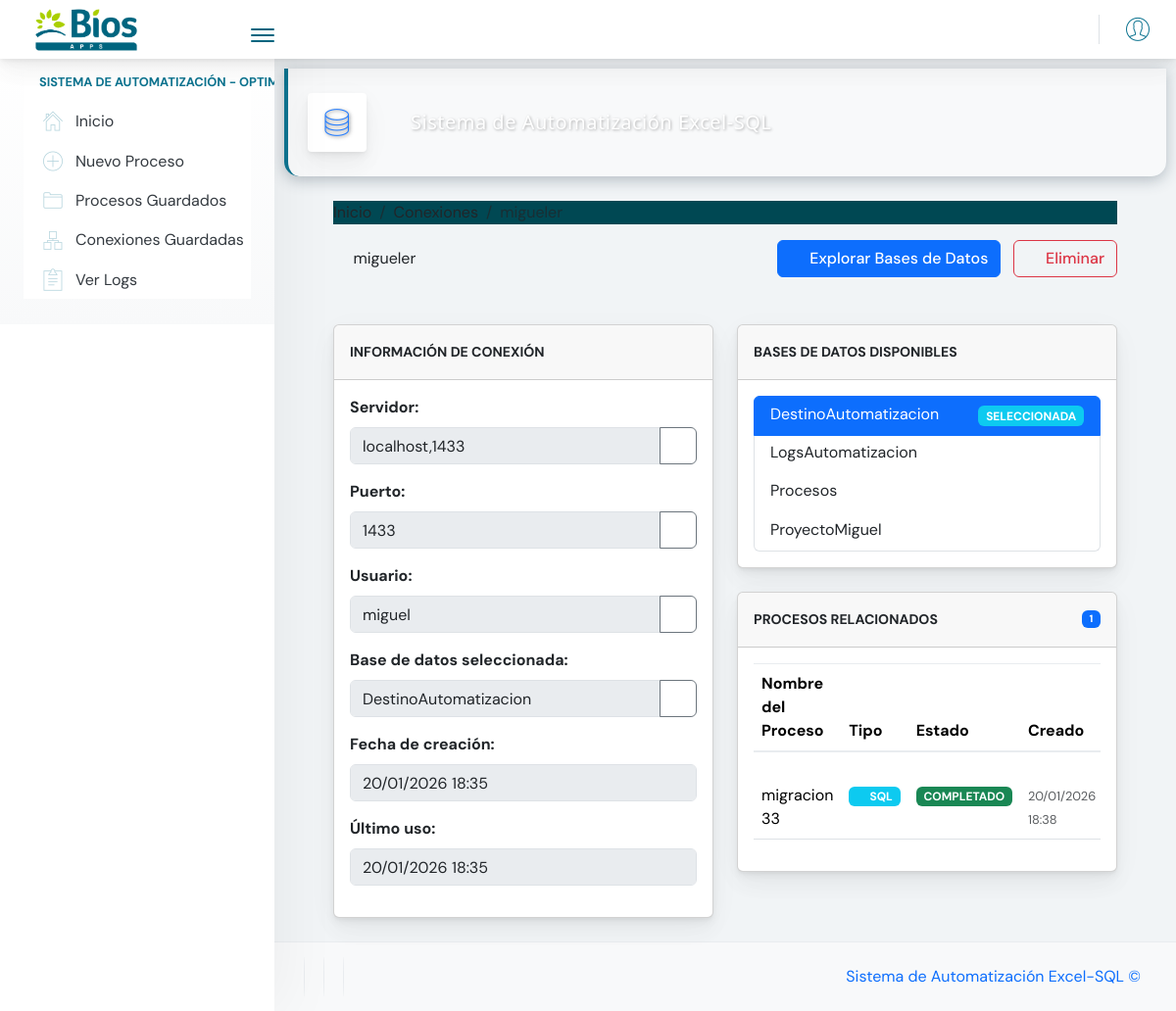
Screenshot of /automatizacion/sql/connection/80/ with the database file from the repository.
### automatizacion/models.py (models this page shows, shortened)
class DatabaseConnection(models.Model):
    name = models.CharField(max_length=100, unique=True)
    server = models.CharField(max_length=255)
    username = models.CharField(max_length=100)
    password = models.CharField(max_length=255)
    port = models.IntegerField(default=1433)
    created_at = models.DateTimeField(auto_now_add=True)
    last_used = models.DateTimeField(null=True, blank=True)
    selected_database = models.CharField(max_length=100, blank=True, null=True)
    available_databases = models.JSONField(null=True, blank=True)

class MigrationProcess(models.Model):
    STATUS_CHOICES = [
        ('draft', 'Borrador'),
        ('db_selected', 'Base de datos seleccionada'),
        ('tables_selected', 'Tablas seleccionadas'),
        ('columns_selected', 'Columnas seleccionadas'),
        ('configured', 'Configurado'),
        ('validated', 'Validado'),
        ('ready', 'Listo para ejecutar'),
        ('running', 'En ejecución'),
        ('completed', 'Completado'),
        ('failed', 'Fallido'),
    ]
    name = models.CharField(max_length=255, unique=True)
    description = models.TextField(blank=True, null=True)
    source = models.ForeignKey(DataSource, on_delete=models.CASCADE, related_name='processes')
    selected_sheets = models.JSONField(null=True, blank=True)  # Lista de hojas seleccionadas
    selected_database = models.CharField(max_length=100, blank=True, null=True)  # Base de datos seleccionada
    selected_tables = models.JSONField(null=True, blank=True)  # Lista de tablas seleccionadas
    selected_columns = models.JSONField(null=True, blank=True)  # Dict de columnas seleccionadas por tabla/hoja
    column_mappings = models.JSONField(null=True, blank=True)  # Dict de mapeos: {'tabla': {'nombre_original': 'nombre_personalizado'}}
    target_db_name = models.CharField(max_length=100, default='DestinoAutomatizacion')
    target_db_connection = models.ForeignKey(DatabaseConnection, on_delete=models.SET_NULL, null=True, blank=True, related_name='target_processes')
    target_table = models.CharField(max_length=100, blank=True, null=True)  # Tabla de destino
    status = models.CharField(max_length=20, choices=STATUS_CHOICES, default='draft')
    created_at = models.DateTimeField(auto_now_add=True)
    updated_at = models.DateTimeField(auto_now=True)  # Se actualiza automáticamente en cada save()
    last_run = models.DateTimeField(null=True, blank=True)
    allow_rollback = models.BooleanField(default=True)
    last_checkpoint = models.JSONField(null=True, blank=True)  # Para almacenar puntos de restauración
    type_configuration = models.JSONField(null=True, blank=True)  # Configuración de tipos SQL inferidos por columna
    types_inferred_at = models.DateTimeField(null=True, blank=True)  # Timestamp de cuándo se infirieron los tipos
    def save(self, *args, **kwargs):
        """
        Sobrescribe el método save() para sincronizar automáticamente con SQL Server.

        Cada vez que un proceso se crea o modifica en Django, se refleja también
        en la tabla dbo.ProcesosGuardados de SQL Server para trazabilidad.

        ⚠️ Importante: La sincronización ocurre DESPUÉS del save en Django,
        por lo que si falla la sincronización con SQL Server, el proceso igual
        quedará guardado en Django (modelo robusto).
        """
        super().save(*args, **kwargs)
        try:
            from .process_sync import sync_process_to_sqlserver
            if self._state.adding:
                observaciones = f"Proceso creado en Django (ID Django: {self.id})"
            else:
                observaciones = f"Proceso actualizado en Django (ID Django: {self.id})"
            exito, mensaje, proceso_id_sql = sync_process_to_sqlserver(
                self,
                usuario='sistema',
                observaciones=observaciones
            )
            if exito:
                print(f"✅ Sincronización SQL Server exitosa: {mensaje}")
            else:
                print(f"⚠️ Advertencia: No se pudo sincronizar con SQL Server: {mensaje}")
        except Exception as e:
            print(f"⚠️ Error inesperado sincronizando con SQL Server: {str(e)}")
            import logging
            logger = logging.getLogger(__name__)
            logger.error(f"Error sincronizando proceso {self.name} con SQL Server", exc_info=True)

### automatizacion/views.py (the view)
# urls.py: path('sql/connection/<int:connection_id>/', views.view_connection, name='view_connection'),
@log_operation("Vista de conexiÃ³n SQL")
def view_connection(request, connection_id):
    connection = get_object_or_404(DatabaseConnection, pk=connection_id)
    related_processes = MigrationProcess.objects.filter(
        source__connection=connection
    ).select_related('source').order_by('-created_at')
    context = {
        'connection': connection,
        'related_processes': related_processes,
        'process_count': related_processes.count()
    }
    return render(request, 'automatizacion/view_connection.html', context)

### automatizacion/logs/utils.py (called while the page is built)
    def iniciar(self, parametros=None):
        import uuid
        self.tiempo_inicio = time.time()
        self.parametros = parametros or {}
        self.proceso_id = str(uuid.uuid4())  # Generar UUID único
        log = ProcesoLog(
            ProcesoID=self.proceso_id,  # Usar el UUID generado
            NombreProceso=self.nombre_proceso[:255],  # Usar campo NombreProceso
            FechaEjecucion=datetime.datetime.now(),
            Estado="Iniciando"[:20],  # Solo el estado, sin el nombre del proceso
            ParametrosEntrada=json.dumps(self.parametros) if self.parametros else None,
            DuracionSegundos=0,
            MensajeError=None
        )
        log.save(using='logs')
        return self.proceso_id

### automatizacion/web_logger.py (called while the page is built)
def registrar_proceso_web(nombre_proceso, usuario=None, datos_adicionales=None):
    parametros = datos_adicionales or {}
    if usuario and not usuario.is_anonymous:
        parametros['usuario'] = {
            'id': usuario.id,
            'username': usuario.username,
            'email': usuario.email if hasattr(usuario, 'email') else None
        }
    try:
        logger = ProcesoLogger(nombre_proceso)
        proceso_id = logger.iniciar(parametros=parametros)
        return logger, proceso_id
    except Exception as e:
        print(f"ERROR al registrar proceso en SQL Server: {str(e)}")
        return None, None

### proyecto_automatizacion/templates/automatizacion/view_connection.html (shortened to what this page needs)
{% extends "base.html" %}
{% block content %}
<div class="row mb-4">
    <div class="col-md-12">
        <nav aria-label="breadcrumb">
            <ol class="breadcrumb">
                <li class="breadcrumb-item"><a href="{% url 'automatizacion:index' %}">Inicio</a></li>
                <li class="breadcrumb-item"><a href="{% url 'automatizacion:list_connections' %}">Conexiones</a></li>
                <li class="breadcrumb-item active">{{ connection.name }}</li>
            </ol>
        </nav>
        <div class="d-flex justify-content-between align-items-center mb-4">
            <h2><i class="fas fa-database me-2"></i>{{ connection.name }}</h2>
            <div>
                <a href="{% url 'automatizacion:list_sql_databases' connection.id %}" class="btn btn-primary">
                    <i class="fas fa-table me-2"></i>Explorar Bases de Datos
                </a>
                <a href="#" class="btn btn-outline-danger ms-2" data-bs-toggle="modal" data-bs-target="#deleteModal">
                    <i class="fas fa-trash me-2"></i>Eliminar
                </a>
            </div>
        </div>
    </div>
</div>
<div class="row">
    <div class="col-md-6">
        <div class="card mb-4">
            <div class="card-header">
                <h5 class="mb-0">Información de Conexión</h5>
            </div>
            <div class="card-body">
                <div class="mb-3">
                    <label class="form-label fw-bold">Servidor:</label>
                    <div class="input-group">
                        <input type="text" class="form-control" value="{{ connection.server }}" readonly>
                        <button class="btn btn-outline-secondary copy-btn" type="button" data-value="{{ connection.server }}">
                            <i class="fas fa-copy"></i>
                        </button>
                    </div>
                </div>
                <div class="mb-3">
                    <label class="form-label fw-bold">Puerto:</label>
                    <div class="input-group">
                        <input type="text" class="form-control" value="{{ connection.port }}" readonly>
                        <button class="btn btn-outline-secondary copy-btn" type="button" data-value="{{ connection.port }}">
                            <i class="fas fa-copy"></i>
                        </button>
                    </div>
                </div>
                <div class="mb-3">
                    <label class="form-label fw-bold">Usuario:</label>
                    <div class="input-group">
                        <input type="text" class="form-control" value="{{ connection.username }}" readonly>
                        <button class="btn btn-outline-secondary copy-btn" type="button" data-value="{{ connection.username }}">
                            <i class="fas fa-copy"></i>
                        </button>
                    </div>
                </div>
                <div class="mb-3">
                    <label class="form-label fw-bold">Base de datos seleccionada:</label>
                    <div class="input-group">
                        <input type="text" class="form-control" value="{{ connection.selected_database|default:'Ninguna' }}" readonly>
                        {% if connection.selected_database %}
                        <button class="btn btn-outline-secondary copy-btn" type="button" data-value="{{ connection.selected_database }}">
                            <i class="fas fa-copy"></i>
                        </button>
                        {% endif %}
                    </div>
                </div>
                <div class="mb-3">
                    <label class="form-label fw-bold">Fecha de creación:</label>
                    <div class="input-group">
                        <input type="text" class="form-control" value="{{ connection.created_at|date:'d/m/Y H:i' }}" readonly>
                    </div>
                </div>
                <div class="mb-3">
                    <label class="form-label fw-bold">Último uso:</label>
                    <div class="input-group">
                        <input type="text" class="form-control" value="{{ connection.last_used|date:'d/m/Y H:i'|default:'Nunca' }}" readonly>
                    </div>
                </div>
            </div>
        </div>
    </div>
    <div class="col-md-6">
        <div class="card mb-4">
            <div class="card-header">
                <h5 class="mb-0">Bases de Datos Disponibles</h5>
            </div>
            <div class="card-body">
                {% if connection.available_databases %}
                    <div class="list-group">
                        {% for db in connection.available_databases %}
                            <a href="{% url 'automatizacion:select_database' connection.id %}?selected_database={{ db }}"
                                class="list-group-item list-group-item-action {% if connection.selected_database == db %}active{% endif %}">
                                <div class="d-flex w-100 justify-content-between align-items-center">
                                    <h6 class="mb-1">{{ db }}</h6>
                                    {% if connection.selected_database == db %}
                                        <span class="badge bg-info">Seleccionada</span>
                                    {% endif %}
                                </div>
                            </a>
                        {% endfor %}
                    </div>
                {% else %}
                    <div class="alert alert-warning">
                        No hay bases de datos disponibles o no se ha realizado una conexión exitosa.
                    </div>
                {% endif %}
            </div>
        </div>
        <div class="card">
            <div class="card-header d-flex justify-content-between align-items-center">
                <h5 class="mb-0">Procesos Relacionados</h5>
                <span class="badge bg-primary">{{ process_count }}</span>
            </div>
            <div class="card-body">
                {% if related_processes %}
                    <div class="table-responsive">
                        <table class="table table-hover">
                            <thead>
                                <tr>
                                    <th>Nombre del Proceso</th>
                                    <th>Tipo</th>
                                    <th>Estado</th>
                                    <th>Creado</th>
                                </tr>
                            </thead>
                            <tbody>
                                {% for process in related_processes %}
                                <tr>
                                    <td>
                                        <a href="{% url 'automatizacion:view_process' process.id %}" class="text-decoration-none">
                                            <i class="fas fa-cog me-1"></i>{{ process.name }}
                                        </a>
                                    </td>
                                    <td>
                                        {% if process.source.source_type == 'sql' %}
                                            <span class="badge bg-info">
                                                <i class="fas fa-database me-1"></i>SQL
                                            </span>
                                        {% elif process.source.source_type == 'excel' %}
                                            <span class="badge bg-success">
                                                <i class="fas fa-file-excel me-1"></i>Excel
                                            </span>
                                        {% else %}
                                            <span class="badge bg-secondary">
                                                <i class="fas fa-file me-1"></i>{{ process.source.source_type|upper }}
                                            </span>
                                        {% endif %}
                                    </td>
                                    <td>
                                        {% if process.status == 'configured' %}
                                            <span class="badge bg-secondary">Configurado</span>
                                        {% elif process.status == 'running' %}
                                            <span class="badge bg-primary">Ejecutando</span>
                                        {% elif process.status == 'completed' %}
                                            <span class="badge bg-success">Completado</span>
                                        {% elif process.status == 'failed' %}
                                            <span class="badge bg-danger">Fallido</span>
                                        {% else %}
                                            <span class="badge bg-secondary">{{ process.status }}</span>
                                        {% endif %}
                                    </td>
                                    <td>
                                        <small class="text-muted">
                                            <i class="fas fa-clock me-1"></i>
                                            {{ process.created_at|date:"d/m/Y H:i" }}
                                        </small>
                                    </td>
                                </tr>
                                {% endfor %}
                            </tbody>
                        </table>
                    </div>
                {% endif %}
            </div>
        </div>
    </div>
</div>
{% endblock %}

### proyecto_automatizacion/templates/base.html (style rules this page uses)
* { transition: background-color 0.2s ease, transform 0.2s ease; }
.btn { border-radius: 6px; font-weight: 500; transition: all 0.3s ease; }

### rows the page displays
DatabaseConnection: name "migueler", server "localhost,1433", port "1433", username "miguel", selected_database "DestinoAutomatizacion", created_at "20/01/2026 18:35", last_used "20/01/2026 18:35"
MigrationProcess: name "migracion 33", shows "SQL", status "COMPLETADO", created_at "20/01/2026 18:38"

### other values shown
{{ db }} "DestinoAutomatizacion" "LogsAutomatizacion" "Procesos" "ProyectoMiguel"
{{ process_count }} "1"
